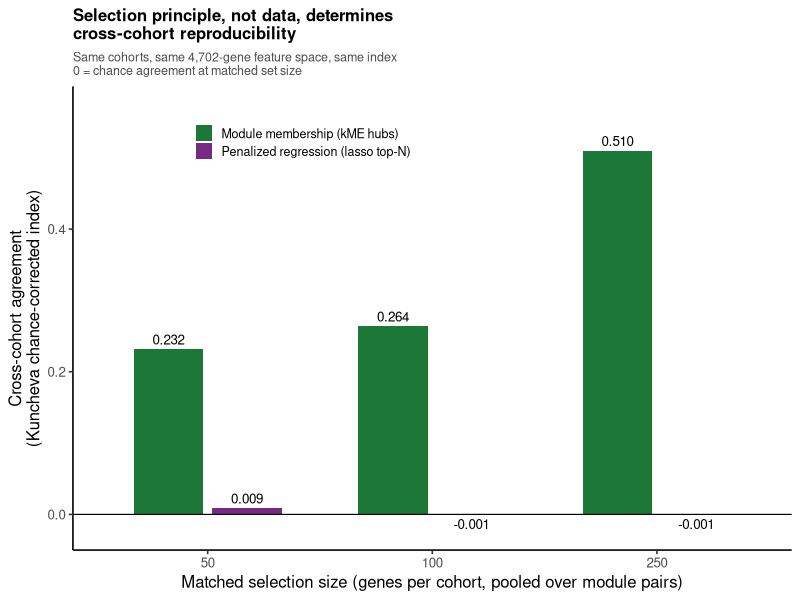
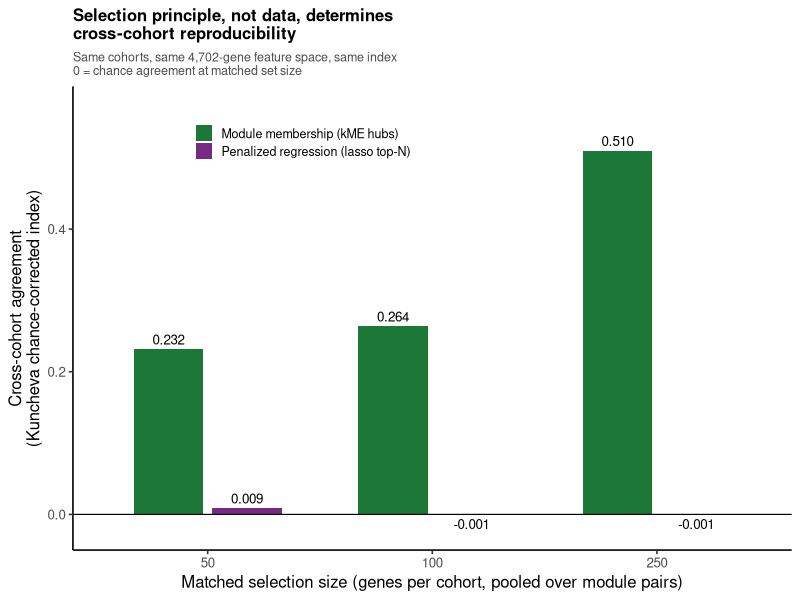

These charts were generated, in order, by the following R code:
# ==============================================================================
# Figure 4.2 -- Hub vs corrected-lasso cross-cohort selection agreement
#
# Grouped bars: Kuncheva chance-corrected index at matched pooled set sizes
# (50 / 100 / 250), hub (kME top-k, matched module pairs) vs corrected-lasso
# top-N (CPSS selection frequencies, canonical selected cell).
#
# DATA PROVENANCE: the twelve values below are transcribed from the verified
# 27 Aug 2026 rerun of phaseK1_6_hub_overlap.R (post-audit, canonical
# artifacts). CROSS-CHECK before finalizing the figure: hub union rows in the
# K1.6.4 console log (0.232 / 0.264 / 0.510) and the comparator block at the
# MATCHED UNION sizes (0.009 / -0.001 / -0.001 at 50 / 100 / 250). The
# comparator block prints in PAIRS -- per-module size then union size -- so the
# per-module rows (-0.002 at 10, -0.004 at 20, 0.009 at 50) must NOT be matched
# to the hub union bars. Across all comparator sizes the range is -0.004 to
# 0.009, all chance-level. If hub_overlap.csv in results/phaseK1_6_hub_overlap
# contains these rows in machine-readable form, prefer reading them and delete
# the inline block -- the stopifnot below is the tripwire either way.
# ==============================================================================

suppressPackageStartupMessages(library(ggplot2))
OUT_DIR <- "results/figures"
dir.create(OUT_DIR, recursive = TRUE, showWarnings = FALSE)

df <- data.frame(
  size     = factor(rep(c("50", "100", "250"), 2), levels = c("50", "100", "250")),
  selector = rep(c("Module membership (kME hubs)",
                   "Penalized regression (lasso top-N)"), each = 3),
  kuncheva = c(0.232, 0.264, 0.510,     # hub union, k = 10/20/50 per pair
               0.009, -0.001, -0.001))   # corrected-lasso top-N at the SAME
                                          # union sizes (50 / 100 / 250)

# Tripwire: these must match the K1.6.4 rerun log exactly
stopifnot(identical(df$kuncheva[1:3], c(0.232, 0.264, 0.510)),
          identical(df$kuncheva[4:6], c(0.009, -0.001, -0.001)))

gg <- ggplot(df, aes(size, kuncheva, fill = selector)) +
  geom_col(position = position_dodge(width = 0.7), width = 0.62) +
  geom_hline(yintercept = 0, linewidth = 0.4) +
  geom_text(aes(label = sprintf("%.3f", kuncheva),
                vjust = ifelse(kuncheva >= 0, -0.45, 1.4)),
            position = position_dodge(width = 0.7), size = 3.4) +
  scale_fill_manual(values = c("Module membership (kME hubs)" = "#1B7837",
                               "Penalized regression (lasso top-N)" = "#762A83"),
                    name = NULL) +
  scale_y_continuous(limits = c(-0.05, 0.60), expand = c(0, 0)) +
  labs(x = "Matched selection size (genes per cohort, pooled over module pairs)",
       y = "Cross-cohort agreement\n(Kuncheva chance-corrected index)",
       title = "Selection principle, not data, determines\ncross-cohort reproducibility",
       subtitle = paste0("Same cohorts, same 4,702-gene feature space, same index\n",
                         "0 = chance agreement at matched set size")) +
  theme_classic(base_size = 12) +
  theme(legend.position = c(0.32, 0.88),
        legend.background = element_blank(),
        legend.text = element_text(size = 9),
        legend.key.size = unit(0.45, "cm"),
        plot.title = element_text(face = "bold", size = 12),
        plot.subtitle = element_text(size = 9, colour = "grey30"))

ggsave(file.path(OUT_DIR, "fig4_2_kuncheva_bars.pdf"), gg, width = 6.5, height = 4.6)
ggsave(file.path(OUT_DIR, "fig4_2_kuncheva_bars.png"), gg, width = 6.5, height = 4.6, dpi = 300)
cat("Written:", file.path(OUT_DIR, "fig4_2_kuncheva_bars.{pdf,png}"), "\n")
